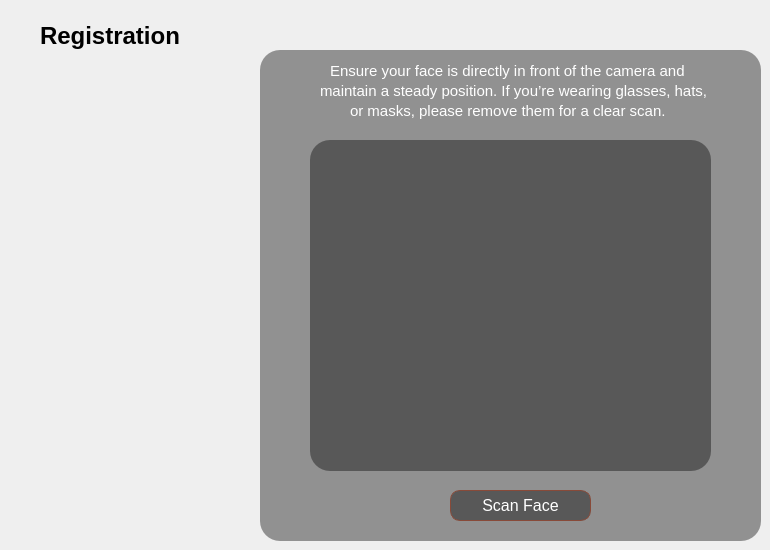
    <widget class="QWidget" name="registerFace_page">
     <widget class="QLabel" name="label_62">
      <property name="geometry">
       <rect>
        <x>40</x>
        <y>10</y>
        <width>171</width>
        <height>51</height>
       </rect>
      </property>
      <property name="font">
       <font>
        <pointsize>18</pointsize>
        <weight>75</weight>
        <bold>true</bold>
       </font>
      </property>
      <property name="styleSheet">
       <string notr="true">color: rgb(0, 0, 0);
background-color: rgba(0, 0, 0, 0);</string>
      </property>
      <property name="text">
       <string>Registration</string>
      </property>
     </widget>
     <widget class="QWidget" name="widget_8" native="true">
      <property name="geometry">
       <rect>
        <x>260</x>
        <y>50</y>
        <width>501</width>
        <height>491</height>
       </rect>
      </property>
      <property name="styleSheet">
       <string notr="true">background-color: rgba(0, 0, 0, 100);
border-radius: 20px;</string>
      </property>
      <widget class="QLabel" name="label_63">
       <property name="geometry">
        <rect>
         <x>70</x>
         <y>0</y>
         <width>421</width>
         <height>41</height>
        </rect>
       </property>
       <property name="font">
        <font>
         <pointsize>11</pointsize>
         <weight>50</weight>
         <bold>false</bold>
        </font>
       </property>
       <property name="styleSheet">
        <string notr="true">color: rgb(255, 255, 255);
background-color: rgba(0, 0, 0, 0);</string>
       </property>
       <property name="text">
        <string>Ensure your face is directly in front of the camera and </string>
       </property>
      </widget>
      <widget class="QLabel" name="label_65">
       <property name="geometry">
        <rect>
         <x>60</x>
         <y>20</y>
         <width>401</width>
         <height>41</height>
        </rect>
       </property>
       <property name="font">
        <font>
         <pointsize>11</pointsize>
         <weight>50</weight>
         <bold>false</bold>
        </font>
       </property>
       <property name="styleSheet">
        <string notr="true">color: rgb(255, 255, 255);
background-color: rgba(0, 0, 0, 0);</string>
       </property>
       <property name="text">
        <string>maintain a steady position. If you’re wearing glasses, hats,</string>
       </property>
      </widget>
      <widget class="QLabel" name="label_66">
       <property name="geometry">
        <rect>
         <x>90</x>
         <y>40</y>
         <width>331</width>
         <height>41</height>
        </rect>
       </property>
       <property name="font">
        <font>
         <pointsize>11</pointsize>
         <weight>50</weight>
         <bold>false</bold>
        </font>
       </property>
       <property name="styleSheet">
        <string notr="true">color: rgb(255, 255, 255);
background-color: rgba(0, 0, 0, 0);</string>
       </property>
       <property name="text">
        <string>or masks, please remove them for a clear scan.</string>
       </property>
      </widget>
      <widget class="QPushButton" name="submitButton">
       <property name="geometry">
        <rect>
         <x>190</x>
         <y>440</y>
         <width>141</width>
         <height>31</height>
        </rect>
       </property>
       <property name="font">
        <font>
         <family>MS Shell Dlg 2</family>
         <pointsize>12</pointsize>
         <weight>50</weight>
         <bold>false</bold>
        </font>
       </property>
       <property name="styleSheet">
        <string notr="true">border-radius: 10px;
color: rgb(255, 255, 255);
border: 1px  solid #884A39;
</string>
       </property>
       <property name="text">
        <string>Scan Face</string>
       </property>
       <property name="iconSize">
        <size>
         <width>30</width>
         <height>30</height>
        </size>
       </property>
      </widget>
      <widget class="QLabel" name="registerFace">
       <property name="geometry">
        <rect>
         <x>50</x>
         <y>90</y>
         <width>401</width>
         <height>331</height>
        </rect>
       </property>
       <property name="text">
        <string/>
       </property>
      </widget>
     </widget>
    </widget>
